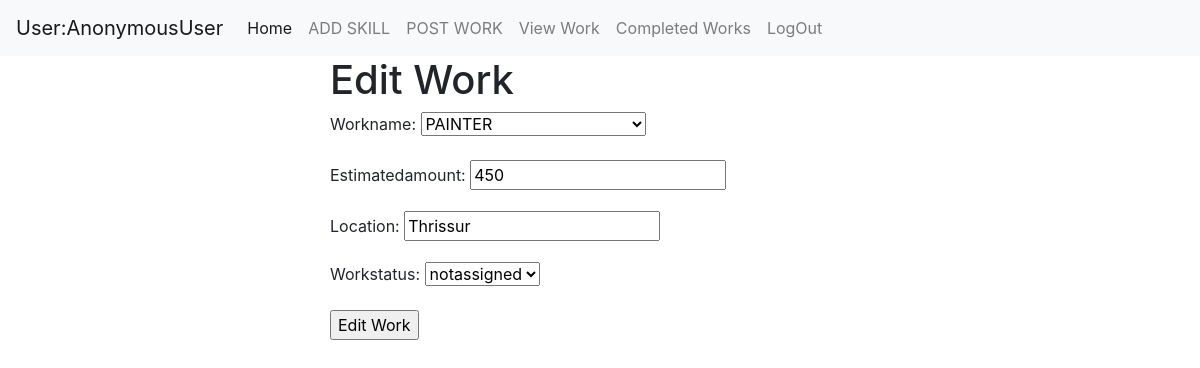
Screenshot of /homeuser/editwork/4 with the database file from the repository.
### Homeapp/models.py (models this page shows, shortened)
class addWork(models.Model):
    workname=models.ForeignKey(skill,on_delete=models.CASCADE)
    estimatedamount=models.IntegerField()
    location=models.CharField(max_length=120)
    user=models.CharField(max_length=120)
    choice=(
        ('notassigned','notassigned'),
        ('assigned','assigned'),
        ('completed','completed')
    )
    workstatus=models.CharField(max_length=50,choices=choice)

### Homeapp/views.py (the view, shortened to what this page needs)
# urls.py: path('editwork/<int:pk>',EditWork.as_view(),name="editwork"),
class EditWork(TemplateView):
    model=addWork
    form_class=AddWorkForm
    template_name = "Homeapp/edit_work.html"
    context={}
    def get(self, request, *args, **kwargs):
        id=kwargs.get("pk")
        qs=self.getQuery(id)
        form=AddWorkForm(instance=qs)
        self.context["form"]=form
        return render(request,self.template_name,self.context)
    def getQuery(self,id):
        return self.model.objects.get(id=id)

### Homeapp/forms.py
class AddWorkForm(ModelForm):
    class Meta:
        model=addWork
        fields="__all__"
        widgets={
            'user':forms.HiddenInput()
        }

### Homeapp/models.py (called while the page is built)
    def __str__(self):
        return self.skillname

### Homeapp/templates/Homeapp/edit_work.html (shortened to what this page needs)
<!DOCTYPE html>
{% extends "Homeapp/index.html" %}
{% block body_block %}
    <div class="col-6">
            <h1>Edit Work</h1>
                <form method="post">
                    {{form.as_p}}
                    <input type="submit" value="Edit Work">
                </form>
            </div>
        <div class="col">
        </div>
    </div>
</div>
{% endblock %}

### rows the page displays
addWork: workname "PAINTER", estimatedamount "450", location "Thrissur", workstatus "notassigned"

### other values shown
{{ request.user }} "AnonymousUser"
